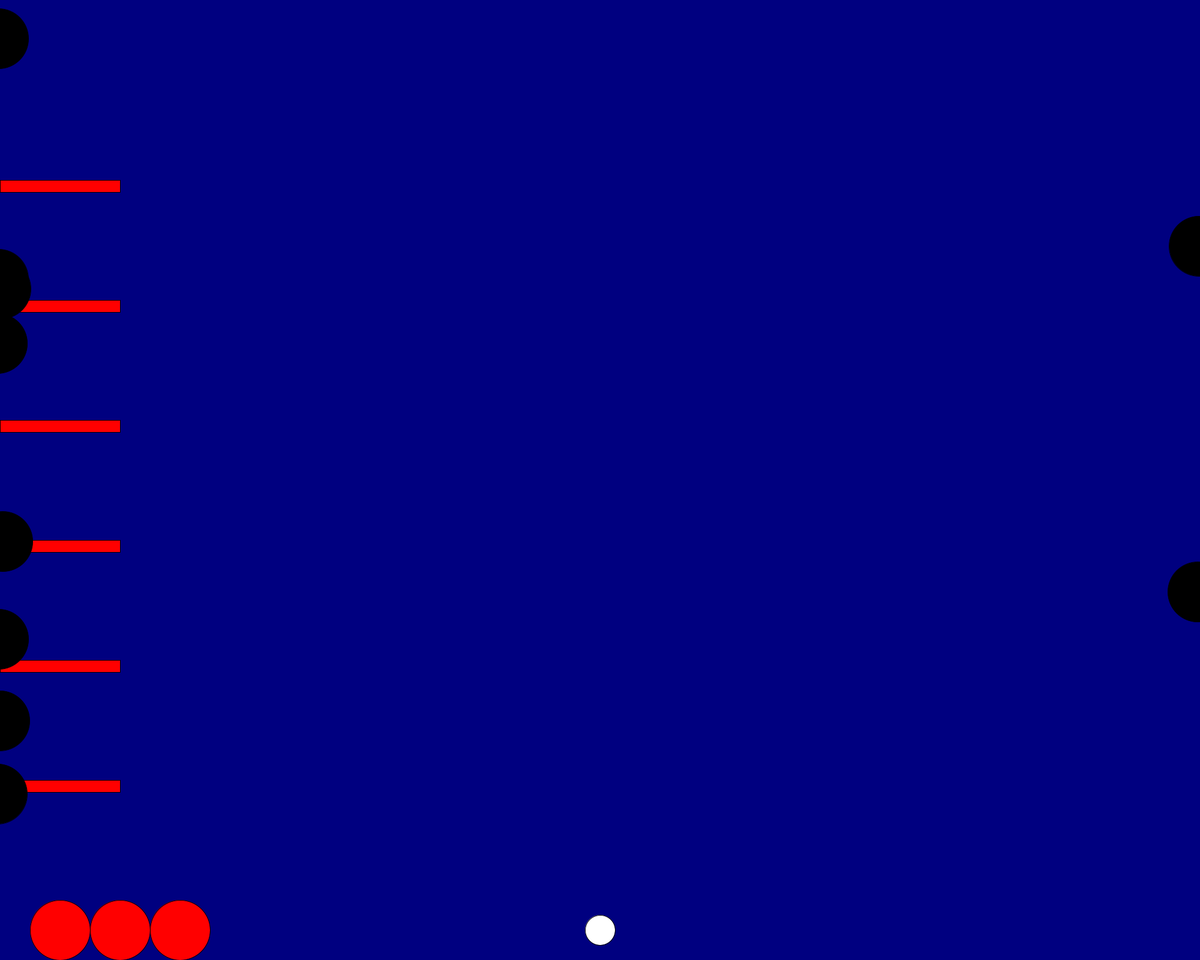
Frame 1 (no input)
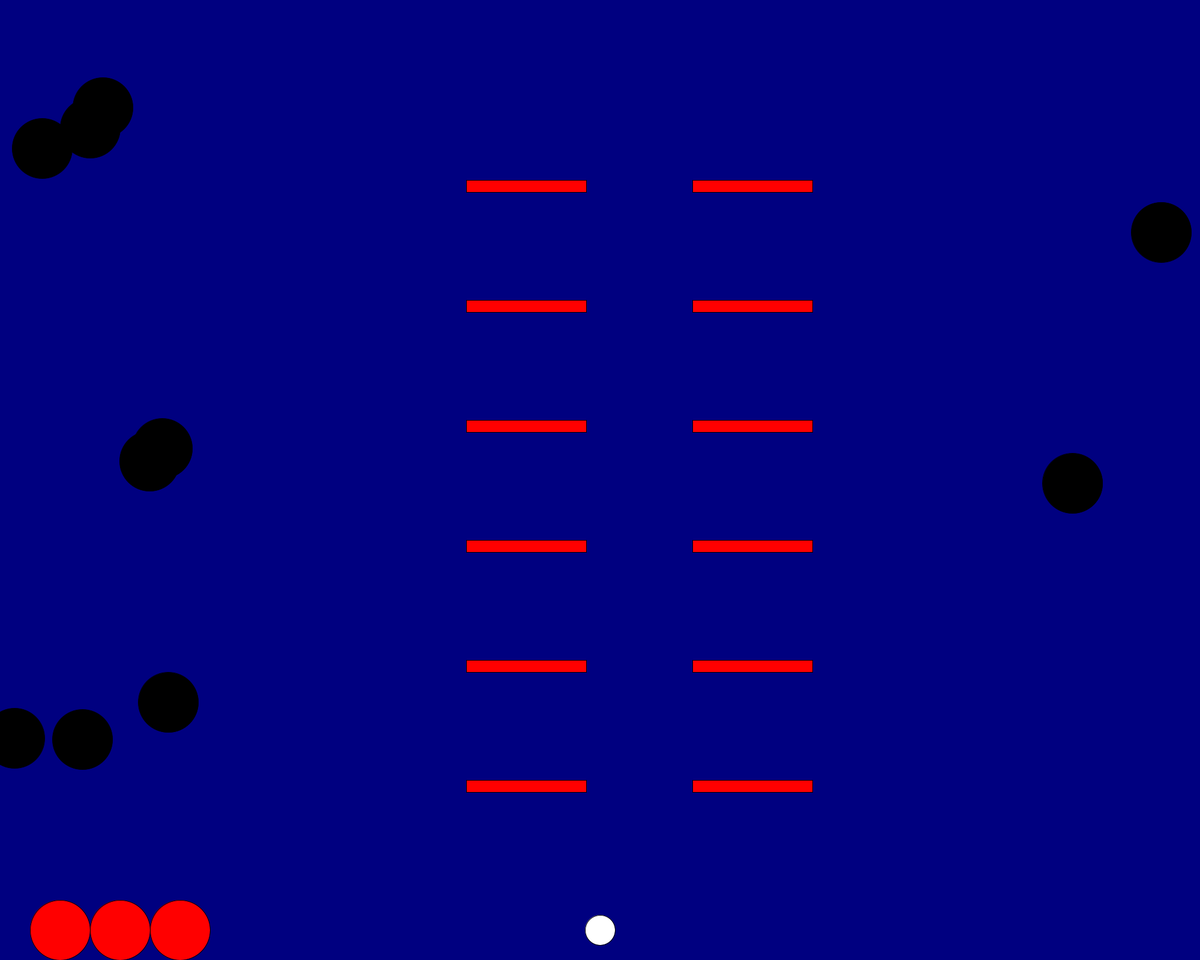
Frame 60 (the mouse pressed at the canvas centre just before this capture)
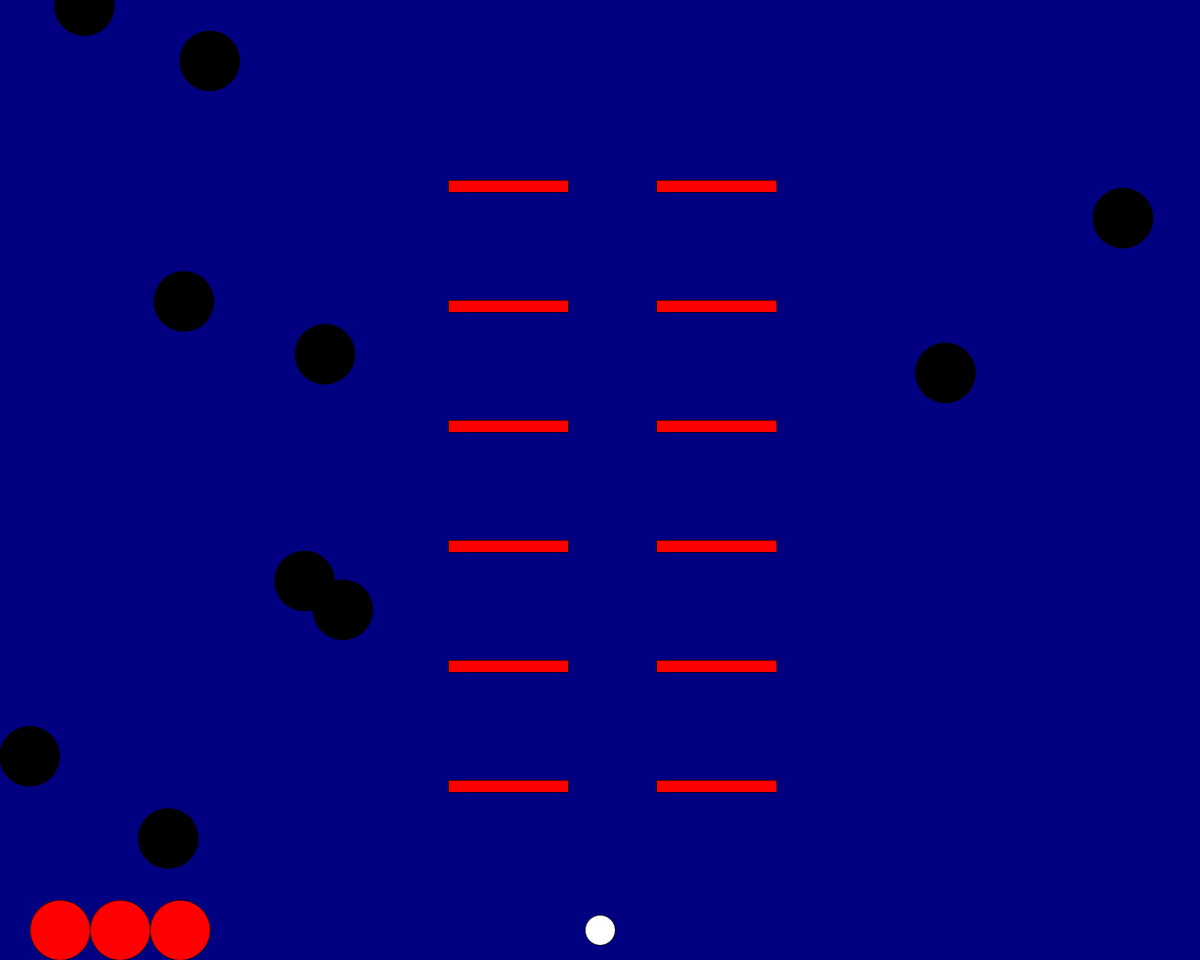
Frame 120 (the mouse held since frame 60 and released just before this capture)

The Processing sketch that drew these frames (run headless with seeded random() and noise(); from frame 60 on, the mouse is pressed at the canvas centre):

// Processing sketch: sketch_200525a2
// ── sketch_200525a2.pde
Runner runner;
Zombie[] zombies ;
Wall[] walls;
//Lives[] lives;


//int m=3;
float x=100;
int e1=100;
int e2=200;
int e3=300;
int eN=0;
int yy=0;
int iteration=0;
int it=0;

void setup() {
  size(2000, 1600);
  zombies = new Zombie[10];
  runner = new Runner();
  walls = new Wall[1];
  // lives = new Lives[m];

  for (int i=0; i<zombies.length; i++) {
    zombies[i] = new Zombie();
  }
  for (int i=0; i<walls.length; i++) {
    walls[i]=new Wall(600, 100, 1000);
  }
  //for (int i=0; i<lives.length; i++) {
  //lives[i] = new Lives(100);
  // }
}





void draw() {
  iteration++;
  //print(iteration,"  ");
  background(0, 0, 128);
  fill(255, 0, 0);
  ellipse(e1, 1550, 100, 100);
  ellipse(e2, 1550, 100, 100);
  ellipse(e3, 1550, 100, 100);

  //  for (int i=0; i<lives.length; i++) {
  //  lives[i].display(mn);
  // }

  for (int i=0; i<walls.length; i++) {
    walls[i].display();
    walls[i].move();
 //////  if (iteration>(it+50)) {

    if (runner.hit(walls[i])) {
    
     // yy++;
     // if (yy==1) {
        runner.reset();
      
 
        
          //runner.move();
      //  yy=0;
     // }
     ///// if (yy==2) {
    /////    it=iteration;
    /////    e2=10000;
   /////   }
     ///// if (yy==3) {
    /////    it=iteration;
    /////    e1=10000;
 /////     }  
      //    mn++;
      //   print(mn, "   ");

      //lives[i].display(mn);
   ///// }
   }
  }
  print(runner.x, "  ");
  runner.display();
  runner.speed();
  runner.move();
  //runner.setLocation(width/2,height-100);

  for (int i=0; i<zombies.length; i++) {
    zombies[i].move();
    zombies[i].display();
    zombies[i].speed();
    
if (iteration>(it+50)) {
    if (zombies[i].hit(runner)) {
      runner.bleed();
      eN++;
        if(eN==1){ 
          it=iteration;
         e3=10000; 
         //eN=1;
         
         }
          if(eN==2){ 
         e2=10000; 
         it=iteration;
        
         }
          if(eN==3){ 
         e1=10000; 
         it=iteration;
        fill(255,0,0);
      textSize(100);
      textAlign(CENTER,CENTER);
      text("Game Over",width/2,height/2);
  /////      runner.reset();
   /////   for (int i=0; i<zombies.length; i++) { 
     ///// zombies[i].reset();}
         }
     }
       
      
//runner.reset();
      //setup();
    }
  }
}





void mousePressed() {
  for (int i=0; i<zombies.length; i++) {
    zombies[i].death(mouseX, mouseY);
  }
}

// ── Lives.pde
//class Lives {
  
  //Lives(float tempX) {

  //  x=tempX;
//  }

 // void display(float mn) {
  //  fill(255, 0, 0);
//for(int k=0;k<(3-mn);k++){
  //  ellipse(x+(100*k), 1550, 100, 100);
//  }

  
  
 // }
  
   //void disappear(float mn){
   // for(int k=0;k<(3-mn);k++){
  //  ellipse(x+(100*k), 1550, 100, 100);
  //}
  //}
//}

// ── Runner.pde
class Runner {
  float x=width/2;
  float y=height-50;
  float yspeed;
  float xspeed;

  Runner() {
    yspeed = 8;
    xspeed = 8;
   
  }








  void display() {
    fill(255);
    ellipse(x, y, 50, 50);
  }



  void move() {
    if ((keyPressed == true)) {
      if (keyCode==RIGHT) {
        x+=xspeed ;
      }
      if (keyCode==LEFT) {
        x-=xspeed;
      }
      if (keyCode==UP) {

        y-=yspeed;
      }
    }
  }




  boolean hit(Wall walls) {
      boolean mm=false;

    //println (walls.x[0], "  ", walls.x[1], "  ", walls.x[2], "  ", walls.x[3], "  ", walls.x[4], "  ", x, "  ");

    for (int i=1; i<7; i++) {
      //float distance = dist(x, y, walls.x[i], walls.y[i]);
      if (y>(walls.y[i]) && y<(walls.y[i]+20)) {
        if (x>(walls.x[i]) && x<(walls.x[i]+200)) {
      //print(distance, "");
      //if (distance<100) {
        mm=true;
      //}
        }
      }
    }
    if (mm==true) {
      return true;
    } else { 
      return false;
    }
  }





  void speed() {
  }




  void bleed() {

    fill(255, 0, 0);
    ellipse(x, y, 100, 100);
  }
  
  
  void reset(){
   x=width/2;
 y=height-50;
    
    
  }
}

// ── Wall.pde
class Wall {
  float[] x = new float[7];
  float[] y = new float[7];
  float[] a = new float[7];//a is the x position for the second column of walls
  float speed=3;
  float speed2=6;
  Wall(float tempX, float tempY, float tempA) {
    x[0]=tempX;
    y[0]=tempY;
    a[0]=tempA;
  }




  void move() {
    //for(int i=0;i<7;i++){
    a[0]+=speed2;
    x[0] += speed;
    if (x[0]>900 || a[0]>1500 || x[0]<600 || a[0]<1000) {
      speed*=-1;
      speed2*=-1;
    }
    for (int i=1; i<7; i++) {
      a[i]=a[0];
      x[i]=x[0];
    }
  }




  void display() {
    fill(255, 0, 0);  
    for (int i=1; i<7; i++) {
      y[i]=y[0]+i*200;
      rect(x[i], y[i], 200, 20);
      rect(a[i], y[i], -200, 20);

      // rect(800, 1300, 200, 20);
      //  rect(1000, 1100, 200, 20);
      //  rect(800, 900, 200, 20);
      //   rect(1000, 700, 200, 20);
      // rect(800, 500, 200, 20);
      //rect(1000, 300, 200, 20);
      //rect(800, 100, 200, 20);

      //rect(1400, 1300, 200, 20);
      // rect(1400, 900, 200, 20);
      // rect(1400, 500, 200, 20);
      //rect(1400, 100, 200, 20);
    }
  }
}

// ── Zombie.pde
class Zombie {

  float x;
  float y=random(height-200);
  float xspeed;
  float yspeed;




  Zombie() {
    if (random(width)<width/2) {
      x=0;
    } else {
      x=width;
    }
    xspeed = random(-5, 5);
    yspeed =random(-5, 5);
  }





  void move() {
    x += xspeed;
    y += yspeed;
    if (x>width || x<0) {
      xspeed*=-1;
    }
    if (y>height-200 || y<0) {
      yspeed*=-1;
    }
  }





  void display() {

    fill(0);

    ellipse(x, y, 100, 100);
  }


  void speed() {
  }



  boolean hit(Runner runner) {
    float distance = dist(x, y, runner.x, runner.y);
    if (distance<100) {
      return true;
    } else {
      return false;
    }
  }
  void death(int px, int py) {

    float distance2 = dist(x+50, y+50, px, py);


    if (distance2<100) {


      x=200000;
    }
  }
}
